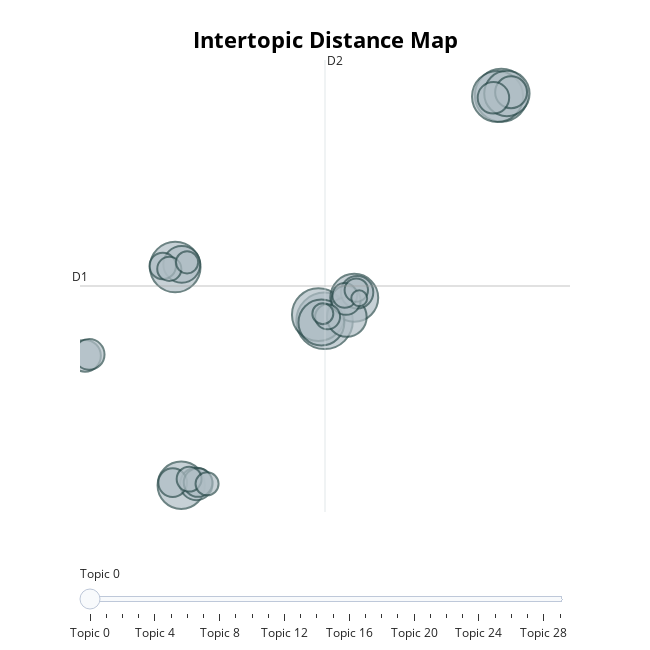

Notebook code cell kept with this figure:
### Code cell
topic_model_kmeans.visualize_barchart(top_n_topics=30)
topic_model_kmeans.visualize_topics()

### Figure 1 — Plotly figure (JSON) as saved in the notebook; plotly's stock layout.template omitted (floating-point values rounded to 4 significant figures)
{"data": [{"customdata": [[0, "01 | dukung | pilih | buzzer | coblos", 2415], [1, "anies | baswedan | rasyid | imin | cak", 2115], [2, "01 | dukung | pasang | buzzer | banget", 2107], [3, "anies | baswedan | imin | cak | rasyid", 1970], [4, "01 | dukung | orang | teman | pasang", 1934], [5, "01 | orang | dukung | pilih | pasang", 1735], [6, "presiden | pilih | anies | calon | wakil", 1689], [7, "01 | line | dukung | grup | ya", 1592], [8, "cak | imin | anies | banget | lucu", 1551], [9, "menang | survei | 01 | gara | sukses", 1192], [10, "kampanye | kerja | 01 | data | makan", 1023], [11, "presiden | calon | wakil | pilih | legislatif", 798], [12, "twitter | media | kritik | sosial | korea", 794], [13, "cak | imin | kayak | anies | suara", 767], [14, "debat | calon | 01 | strategi | presiden", 761], [15, "indonesia | anies | baswedan | makmur | adil", 749], [16, "debat | cak | imin | presiden | calon", 711], [17, "kayak | 01 | model | dukung | orang", 640], [18, "politik | demokrasi | partai | demokrat | anies", 622], [19, "presiden | calon | wakil | 01 | pilih", 620], [20, "agama | islam | 01 | muslim | imam", 529], [21, "fakta | jalan | 01 | visi | misi", 470], [22, "politik | identitas | 01 | polisi | calon", 468], [23, "suara | mungut | 01 | coblos | voter", 462], [24, "indonesia | republik | amin | 01 | ubah", 438], [25, "video | film | videotron | organik | 01", 415], [26, "demokrasi | partai | demokrat | juang | nasional", 401], [27, "program | berita | gratis | makan | 01", 371], [28, "fan | gas | intelek | 01 | galak", 332], [29, "pintar | orang | dukung | 01 | bodoh", 190]], "hovertemplate": "<b>Topic %{customdata[0]}</b><br>%{customdata[1]}<br>Size: %{customdata[2]}", "legendgroup": "", "marker": {"color": "#B0BEC5", "line": {"color": "DarkSlateGrey", "width": 2}, "size": [2415, 2115, 2107, 1970, 1934, 1735, 1689, 1592, 1551, 1192, 1023, 798, 794, 767, 761, 749, 711, 640, 622, 620, 529, 470, 468, 462, 438, 415, 401, 371, 332, 190], "sizemode": "area", "sizeref": 1.509, "symbol": "circle"}, "mode": "markers", "name": "", "orientation": "v", "showlegend": false, "type": "scatter", "x": [6.962, 12.92, 6.754, 12.8, 1.924, 7.963, 2.126, 6.856, 13.11, 7.711, 2.144, 2.635, 8.059, 13.25, -1.12, 12.66, -0.9786, 7.684, 1.838, 2.695, 1.503, 7.064, 2.393, 7.642, 1.724, 8.032, 2.998, 2.324, 6.903, 8.131], "xaxis": "x", "y": [-1.481, 22.58, -0.8177, 22.46, 4.266, 0.9788, -19.02, -1.654, 22.77, -1.071, 4.547, -18.88, 1.573, 22.91, -5.208, 22.32, -5.067, 0.7115, -18.74, -18.73, 4.374, -1.054, -18.37, 1.237, 4.062, 1.8, -18.87, 4.764, -0.7124, 0.9239], "yaxis": "y"}], "layout": {"annotations": [{"showarrow": false, "text": "D1", "x": -1.288, "y": 2.237, "yshift": 10}, {"showarrow": false, "text": "D2", "x": 6.976, "xshift": 10, "y": 26.35}], "height": 650, "hoverlabel": {"bgcolor": "white", "font": {"family": "Rockwell", "size": 16}}, "legend": {"itemsizing": "constant", "tracegroupgap": 0}, "margin": {"t": 60}, "shapes": [{"line": {"color": "#CFD8DC", "width": 2}, "type": "line", "x0": 6.976, "x1": 6.976, "y0": -21.88, "y1": 26.35}, {"line": {"color": "#9E9E9E", "width": 2}, "type": "line", "x0": -1.288, "x1": 15.24, "y0": 2.237, "y1": 2.237}], "sliders": [{"active": 0, "pad": {"t": 50}, "steps": [{"args": [{"marker.color": [["red", "#B0BEC5", "#B0BEC5", "#B0BEC5", "#B0BEC5", "#B0BEC5", "#B0BEC5", "#B0BEC5", "#B0BEC5", "#B0BEC5", "#B0BEC5", "#B0BEC5", "#B0BEC5", "#B0BEC5", "#B0BEC5", "#B0BEC5", "#B0BEC5", "#B0BEC5", "#B0BEC5", "#B0BEC5", "#B0BEC5", "#B0BEC5", "#B0BEC5", "#B0BEC5", "#B0BEC5", "#B0BEC5", "#B0BEC5", "#B0BEC5", "#B0BEC5", "#B0BEC5"]]}], "label": "Topic 0", "method": "update"}, {"args": [{"marker.color": [["#B0BEC5", "red", "#B0BEC5", "#B0BEC5", "#B0BEC5", "#B0BEC5", "#B0BEC5", "#B0BEC5", "#B0BEC5", "#B0BEC5", "#B0BEC5", "#B0BEC5", "#B0BEC5", "#B0BEC5", "#B0BEC5", "#B0BEC5", "#B0BEC5", "#B0BEC5", "#B0BEC5", "#B0BEC5", "#B0BEC5", "#B0BEC5", "#B0BEC5", "#B0BEC5", "#B0BEC5", "#B0BEC5", "#B0BEC5", "#B0BEC5", "#B0BEC5", "#B0BEC5"]]}], "label": "Topic 1", "method": "update"}, {"args": [{"marker.color": [["#B0BEC5", "#B0BEC5", "red", "#B0BEC5", "#B0BEC5", "#B0BEC5", "#B0BEC5", "#B0BEC5", "#B0BEC5", "#B0BEC5", "#B0BEC5", "#B0BEC5", "#B0BEC5", "#B0BEC5", "#B0BEC5", "#B0BEC5", "#B0BEC5", "#B0BEC5", "#B0BEC5", "#B0BEC5", "#B0BEC5", "#B0BEC5", "#B0BEC5", "#B0BEC5", "#B0BEC5", "#B0BEC5", "#B0BEC5", "#B0BEC5", "#B0BEC5", "#B0BEC5"]]}], "label": "Topic 2", "method": "update"}, {"args": [{"marker.color": [["#B0BEC5", "#B0BEC5", "#B0BEC5", "red", "#B0BEC5", "#B0BEC5", "#B0BEC5", "#B0BEC5", "#B0BEC5", "#B0BEC5", "#B0BEC5", "#B0BEC5", "#B0BEC5", "#B0BEC5", "#B0BEC5", "#B0BEC5", "#B0BEC5", "#B0BEC5", "#B0BEC5", "#B0BEC5", "#B0BEC5", "#B0BEC5", "#B0BEC5", "#B0BEC5", "#B0BEC5", "#B0BEC5", "#B0BEC5", "#B0BEC5", "#B0BEC5", "#B0BEC5"]]}], "label": "Topic 3", "method": "update"}, {"args": [{"marker.color": [["#B0BEC5", "#B0BEC5", "#B0BEC5", "#B0BEC5", "red", "#B0BEC5", "#B0BEC5", "#B0BEC5", "#B0BEC5", "#B0BEC5", "#B0BEC5", "#B0BEC5", "#B0BEC5", "#B0BEC5", "#B0BEC5", "#B0BEC5", "#B0BEC5", "#B0BEC5", "#B0BEC5", "#B0BEC5", "#B0BEC5", "#B0BEC5", "#B0BEC5", "#B0BEC5", "#B0BEC5", "#B0BEC5", "#B0BEC5", "#B0BEC5", "#B0BEC5", "#B0BEC5"]]}], "label": "Topic 4", "method": "update"}, {"args": [{"marker.color": [["#B0BEC5", "#B0BEC5", "#B0BEC5", "#B0BEC5", "#B0BEC5", "red", "#B0BEC5", "#B0BEC5", "#B0BEC5", "#B0BEC5", "#B0BEC5", "#B0BEC5", "#B0BEC5", "#B0BEC5", "#B0BEC5", "#B0BEC5", "#B0BEC5", "#B0BEC5", "#B0BEC5", "#B0BEC5", "#B0BEC5", "#B0BEC5", "#B0BEC5", "#B0BEC5", "#B0BEC5", "#B0BEC5", "#B0BEC5", "#B0BEC5", "#B0BEC5", "#B0BEC5"]]}], "label": "Topic 5", "method": "update"}, {"args": [{"marker.color": [["#B0BEC5", "#B0BEC5", "#B0BEC5", "#B0BEC5", "#B0BEC5", "#B0BEC5", "red", "#B0BEC5", "#B0BEC5", "#B0BEC5", "#B0BEC5", "#B0BEC5", "#B0BEC5", "#B0BEC5", "#B0BEC5", "#B0BEC5", "#B0BEC5", "#B0BEC5", "#B0BEC5", "#B0BEC5", "#B0BEC5", "#B0BEC5", "#B0BEC5", "#B0BEC5", "#B0BEC5", "#B0BEC5", "#B0BEC5", "#B0BEC5", "#B0BEC5", "#B0BEC5"]]}], "label": "Topic 6", "method": "update"}, {"args": [{"marker.color": [["#B0BEC5", "#B0BEC5", "#B0BEC5", "#B0BEC5", "#B0BEC5", "#B0BEC5", "#B0BEC5", "red", "#B0BEC5", "#B0BEC5", "#B0BEC5", "#B0BEC5", "#B0BEC5", "#B0BEC5", "#B0BEC5", "#B0BEC5", "#B0BEC5", "#B0BEC5", "#B0BEC5", "#B0BEC5", "#B0BEC5", "#B0BEC5", "#B0BEC5", "#B0BEC5", "#B0BEC5", "#B0BEC5", "#B0BEC5", "#B0BEC5", "#B0BEC5", "#B0BEC5"]]}], "label": "Topic 7", "method": "update"}, {"args": [{"marker.color": [["#B0BEC5", "#B0BEC5", "#B0BEC5", "#B0BEC5", "#B0BEC5", "#B0BEC5", "#B0BEC5", "#B0BEC5", "red", "#B0BEC5", "#B0BEC5", "#B0BEC5", "#B0BEC5", "#B0BEC5", "#B0BEC5", "#B0BEC5", "#B0BEC5", "#B0BEC5", "#B0BEC5", "#B0BEC5", "#B0BEC5", "#B0BEC5", "#B0BEC5", "#B0BEC5", "#B0BEC5", "#B0BEC5", "#B0BEC5", "#B0BEC5", "#B0BEC5", "#B0BEC5"]]}], "label": "Topic 8", "method": "update"}, {"args": [{"marker.color": [["#B0BEC5", "#B0BEC5", "#B0BEC5", "#B0BEC5", "#B0BEC5", "#B0BEC5", "#B0BEC5", "#B0BEC5", "#B0BEC5", "red", "#B0BEC5", "#B0BEC5", "#B0BEC5", "#B0BEC5", "#B0BEC5", "#B0BEC5", "#B0BEC5", "#B0BEC5", "#B0BEC5", "#B0BEC5", "#B0BEC5", "#B0BEC5", "#B0BEC5", "#B0BEC5", "#B0BEC5", "#B0BEC5", "#B0BEC5", "#B0BEC5", "#B0BEC5", "#B0BEC5"]]}], "label": "Topic 9", "method": "update"}, {"args": [{"marker.color": [["#B0BEC5", "#B0BEC5", "#B0BEC5", "#B0BEC5", "#B0BEC5", "#B0BEC5", "#B0BEC5", "#B0BEC5", "#B0BEC5", "#B0BEC5", "red", "#B0BEC5", "#B0BEC5", "#B0BEC5", "#B0BEC5", "#B0BEC5", "#B0BEC5", "#B0BEC5", "#B0BEC5", "#B0BEC5", "#B0BEC5", "#B0BEC5", "#B0BEC5", "#B0BEC5", "#B0BEC5", "#B0BEC5", "#B0BEC5", "#B0BEC5", "#B0BEC5", "#B0BEC5"]]}], "label": "Topic 10", "method": "update"}, {"args": [{"marker.color": [["#B0BEC5", "#B0BEC5", "#B0BEC5", "#B0BEC5", "#B0BEC5", "#B0BEC5", "#B0BEC5", "#B0BEC5", "#B0BEC5", "#B0BEC5", "#B0BEC5", "red", "#B0BEC5", "#B0BEC5", "#B0BEC5", "#B0BEC5", "#B0BEC5", "#B0BEC5", "#B0BEC5", "#B0BEC5", "#B0BEC5", "#B0BEC5", "#B0BEC5", "#B0BEC5", "#B0BEC5", "#B0BEC5", "#B0BEC5", "#B0BEC5", "#B0BEC5", "#B0BEC5"]]}], "label": "Topic 11", "method": "update"}, {"args": [{"marker.color": [["#B0BEC5", "#B0BEC5", "#B0BEC5", "#B0BEC5", "#B0BEC5", "#B0BEC5", "#B0BEC5", "#B0BEC5", "#B0BEC5", "#B0BEC5", "#B0BEC5", "#B0BEC5", "red", "#B0BEC5", "#B0BEC5", "#B0BEC5", "#B0BEC5", "#B0BEC5", "#B0BEC5", "#B0BEC5", "#B0BEC5", "#B0BEC5", "#B0BEC5", "#B0BEC5", "#B0BEC5", "#B0BEC5", "#B0BEC5", "#B0BEC5", "#B0BEC5", "#B0BEC5"]]}], "label": "Topic 12", "method": "update"}, {"args": [{"marker.color": [["#B0BEC5", "#B0BEC5", "#B0BEC5", "#B0BEC5", "#B0BEC5", "#B0BEC5", "#B0BEC5", "#B0BEC5", "#B0BEC5", "#B0BEC5", "#B0BEC5", "#B0BEC5", "#B0BEC5", "red", "#B0BEC5", "#B0BEC5", "#B0BEC5", "#B0BEC5", "#B0BEC5", "#B0BEC5", "#B0BEC5", "#B0BEC5", "#B0BEC5", "#B0BEC5", "#B0BEC5", "#B0BEC5", "#B0BEC5", "#B0BEC5", "#B0BEC5", "#B0BEC5"]]}], "label": "Topic 13", "method": "update"}, {"args": [{"marker.color": [["#B0BEC5", "#B0BEC5", "#B0BEC5", "#B0BEC5", "#B0BEC5", "#B0BEC5", "#B0BEC5", "#B0BEC5", "#B0BEC5", "#B0BEC5", "#B0BEC5", "#B0BEC5", "#B0BEC5", "#B0BEC5", "red", "#B0BEC5", "#B0BEC5", "#B0BEC5", "#B0BEC5", "#B0BEC5", "#B0BEC5", "#B0BEC5", "#B0BEC5", "#B0BEC5", "#B0BEC5", "#B0BEC5", "#B0BEC5", "#B0BEC5", "#B0BEC5", "#B0BEC5"]]}], "label": "Topic 14", "method": "update"}, {"args": [{"marker.color": [["#B0BEC5", "#B0BEC5", "#B0BEC5", "#B0BEC5", "#B0BEC5", "#B0BEC5", "#B0BEC5", "#B0BEC5", "#B0BEC5", "#B0BEC5", "#B0BEC5", "#B0BEC5", "#B0BEC5", "#B0BEC5", "#B0BEC5", "red", "#B0BEC5", "#B0BEC5", "#B0BEC5", "#B0BEC5", "#B0BEC5", "#B0BEC5", "#B0BEC5", "#B0BEC5", "#B0BEC5", "#B0BEC5", "#B0BEC5", "#B0BEC5", "#B0BEC5", "#B0BEC5"]]}], "label": "Topic 15", "method": "update"}, {"args": [{"marker.color": [["#B0BEC5", "#B0BEC5", "#B0BEC5", "#B0BEC5", "#B0BEC5", "#B0BEC5", "#B0BEC5", "#B0BEC5", "#B0BEC5", "#B0BEC5", "#B0BEC5", "#B0BEC5", "#B0BEC5", "#B0BEC5", "#B0BEC5", "#B0BEC5", "red", "#B0BEC5", "#B0BEC5", "#B0BEC5", "#B0BEC5", "#B0BEC5", "#B0BEC5", "#B0BEC5", "#B0BEC5", "#B0BEC5", "#B0BEC5", "#B0BEC5", "#B0BEC5", "#B0BEC5"]]}], "label": "Topic 16", "method": "update"}, {"args": [{"marker.color": [["#B0BEC5", "#B0BEC5", "#B0BEC5", "#B0BEC5", "#B0BEC5", "#B0BEC5", "#B0BEC5", "#B0BEC5", "#B0BEC5", "#B0BEC5", "#B0BEC5", "#B0BEC5", "#B0BEC5", "#B0BEC5", "#B0BEC5", "#B0BEC5", "#B0BEC5", "red", "#B0BEC5", "#B0BEC5", "#B0BEC5", "#B0BEC5", "#B0BEC5", "#B0BEC5", "#B0BEC5", "#B0BEC5", "#B0BEC5", "#B0BEC5", "#B0BEC5", "#B0BEC5"]]}], "label": "Topic 17", "method": "update"}, {"args": [{"marker.color": [["#B0BEC5", "#B0BEC5", "#B0BEC5", "#B0BEC5", "#B0BEC5", "#B0BEC5", "#B0BEC5", "#B0BEC5", "#B0BEC5", "#B0BEC5", "#B0BEC5", "#B0BEC5", "#B0BEC5", "#B0BEC5", "#B0BEC5", "#B0BEC5", "#B0BEC5", "#B0BEC5", "red", "#B0BEC5", "#B0BEC5", "#B0BEC5", "#B0BEC5", "#B0BEC5", "#B0BEC5", "#B0BEC5", "#B0BEC5", "#B0BEC5", "#B0BEC5", "#B0BEC5"]]}], "label": "Topic 18", "method": "update"}, {"args": [{"marker.color": [["#B0BEC5", "#B0BEC5", "#B0BEC5", "#B0BEC5", "#B0BEC5", "#B0BEC5", "#B0BEC5", "#B0BEC5", "#B0BEC5", "#B0BEC5", "#B0BEC5", "#B0BEC5", "#B0BEC5", "#B0BEC5", "#B0BEC5", "#B0BEC5", "#B0BEC5", "#B0BEC5", "#B0BEC5", "red", "#B0BEC5", "#B0BEC5", "#B0BEC5", "#B0BEC5", "#B0BEC5", "#B0BEC5", "#B0BEC5", "#B0BEC5", "#B0BEC5", "#B0BEC5"]]}], "label": "Topic 19", "method": "update"}, {"args": [{"marker.color": [["#B0BEC5", "#B0BEC5", "#B0BEC5", "#B0BEC5", "#B0BEC5", "#B0BEC5", "#B0BEC5", "#B0BEC5", "#B0BEC5", "#B0BEC5", "#B0BEC5", "#B0BEC5", "#B0BEC5", "#B0BEC5", "#B0BEC5", "#B0BEC5", "#B0BEC5", "#B0BEC5", "#B0BEC5", "#B0BEC5", "red", "#B0BEC5", "#B0BEC5", "#B0BEC5", "#B0BEC5", "#B0BEC5", "#B0BEC5", "#B0BEC5", "#B0BEC5", "#B0BEC5"]]}], "label": "Topic 20", "method": "update"}, {"args": [{"marker.color": [["#B0BEC5", "#B0BEC5", "#B0BEC5", "#B0BEC5", "#B0BEC5", "#B0BEC5", "#B0BEC5", "#B0BEC5", "#B0BEC5", "#B0BEC5", "#B0BEC5", "#B0BEC5", "#B0BEC5", "#B0BEC5", "#B0BEC5", "#B0BEC5", "#B0BEC5", "#B0BEC5", "#B0BEC5", "#B0BEC5", "#B0BEC5", "red", "#B0BEC5", "#B0BEC5", "#B0BEC5", "#B0BEC5", "#B0BEC5", "#B0BEC5", "#B0BEC5", "#B0BEC5"]]}], "label": "Topic 21", "method": "update"}, {"args": [{"marker.color": [["#B0BEC5", "#B0BEC5", "#B0BEC5", "#B0BEC5", "#B0BEC5", "#B0BEC5", "#B0BEC5", "#B0BEC5", "#B0BEC5", "#B0BEC5", "#B0BEC5", "#B0BEC5", "#B0BEC5", "#B0BEC5", "#B0BEC5", "#B0BEC5", "#B0BEC5", "#B0BEC5", "#B0BEC5", "#B0BEC5", "#B0BEC5", "#B0BEC5", "red", "#B0BEC5", "#B0BEC5", "#B0BEC5", "#B0BEC5", "#B0BEC5", "#B0BEC5", "#B0BEC5"]]}], "label": "Topic 22", "method": "update"}, {"args": [{"marker.color": [["#B0BEC5", "#B0BEC5", "#B0BEC5", "#B0BEC5", "#B0BEC5", "#B0BEC5", "#B0BEC5", "#B0BEC5", "#B0BEC5", "#B0BEC5", "#B0BEC5", "#B0BEC5", "#B0BEC5", "#B0BEC5", "#B0BEC5", "#B0BEC5", "#B0BEC5", "#B0BEC5", "#B0BEC5", "#B0BEC5", "#B0BEC5", "#B0BEC5", "#B0BEC5", "red", "#B0BEC5", "#B0BEC5", "#B0BEC5", "#B0BEC5", "#B0BEC5", "#B0BEC5"]]}], "label": "Topic 23", "method": "update"}, {"args": [{"marker.color": [["#B0BEC5", "#B0BEC5", "#B0BEC5", "#B0BEC5", "#B0BEC5", "#B0BEC5", "#B0BEC5", "#B0BEC5", "#B0BEC5", "#B0BEC5", "#B0BEC5", "#B0BEC5", "#B0BEC5", "#B0BEC5", "#B0BEC5", "#B0BEC5", "#B0BEC5", "#B0BEC5", "#B0BEC5", "#B0BEC5", "#B0BEC5", "#B0BEC5", "#B0BEC5", "#B0BEC5", "red", "#B0BEC5", "#B0BEC5", "#B0BEC5", "#B0BEC5", "#B0BEC5"]]}], "label": "Topic 24", "method": "update"}, {"args": [{"marker.color": [["#B0BEC5", "#B0BEC5", "#B0BEC5", "#B0BEC5", "#B0BEC5", "#B0BEC5", "#B0BEC5", "#B0BEC5", "#B0BEC5", "#B0BEC5", "#B0BEC5", "#B0BEC5", "#B0BEC5", "#B0BEC5", "#B0BEC5", "#B0BEC5", "#B0BEC5", "#B0BEC5", "#B0BEC5", "#B0BEC5", "#B0BEC5", "#B0BEC5", "#B0BEC5", "#B0BEC5", "#B0BEC5", "red", "#B0BEC5", "#B0BEC5", "#B0BEC5", "#B0BEC5"]]}], "label": "Topic 25", "method": "update"}, {"args": [{"marker.color": [["#B0BEC5", "#B0BEC5", "#B0BEC5", "#B0BEC5", "#B0BEC5", "#B0BEC5", "#B0BEC5", "#B0BEC5", "#B0BEC5", "#B0BEC5", "#B0BEC5", "#B0BEC5", "#B0BEC5", "#B0BEC5", "#B0BEC5", "#B0BEC5", "#B0BEC5", "#B0BEC5", "#B0BEC5", "#B0BEC5", "#B0BEC5", "#B0BEC5", "#B0BEC5", "#B0BEC5", "#B0BEC5", "#B0BEC5", "red", "#B0BEC5", "#B0BEC5", "#B0BEC5"]]}], "label": "Topic 26", "method": "update"}, {"args": [{"marker.color": [["#B0BEC5", "#B0BEC5", "#B0BEC5", "#B0BEC5", "#B0BEC5", "#B0BEC5", "#B0BEC5", "#B0BEC5", "#B0BEC5", "#B0BEC5", "#B0BEC5", "#B0BEC5", "#B0BEC5", "#B0BEC5", "#B0BEC5", "#B0BEC5", "#B0BEC5", "#B0BEC5", "#B0BEC5", "#B0BEC5", "#B0BEC5", "#B0BEC5", "#B0BEC5", "#B0BEC5", "#B0BEC5", "#B0BEC5", "#B0BEC5", "red", "#B0BEC5", "#B0BEC5"]]}], "label": "Topic 27", "method": "update"}, {"args": [{"marker.color": [["#B0BEC5", "#B0BEC5", "#B0BEC5", "#B0BEC5", "#B0BEC5", "#B0BEC5", "#B0BEC5", "#B0BEC5", "#B0BEC5", "#B0BEC5", "#B0BEC5", "#B0BEC5", "#B0BEC5", "#B0BEC5", "#B0BEC5", "#B0BEC5", "#B0BEC5", "#B0BEC5", "#B0BEC5", "#B0BEC5", "#B0BEC5", "#B0BEC5", "#B0BEC5", "#B0BEC5", "#B0BEC5", "#B0BEC5", "#B0BEC5", "#B0BEC5", "red", "#B0BEC5"]]}], "label": "Topic 28", "method": "update"}, {"args": [{"marker.color": [["#B0BEC5", "#B0BEC5", "#B0BEC5", "#B0BEC5", "#B0BEC5", "#B0BEC5", "#B0BEC5", "#B0BEC5", "#B0BEC5", "#B0BEC5", "#B0BEC5", "#B0BEC5", "#B0BEC5", "#B0BEC5", "#B0BEC5", "#B0BEC5", "#B0BEC5", "#B0BEC5", "#B0BEC5", "#B0BEC5", "#B0BEC5", "#B0BEC5", "#B0BEC5", "#B0BEC5", "#B0BEC5", "#B0BEC5", "#B0BEC5", "#B0BEC5", "#B0BEC5", "red"]]}], "label": "Topic 29", "method": "update"}]}], "title": {"font": {"color": "Black", "size": 22}, "text": "<b>Intertopic Distance Map</b>", "x": 0.5, "xanchor": "center", "y": 0.95, "yanchor": "top"}, "width": 650, "xaxis": {"anchor": "y", "domain": [0, 1], "range": [-1.288, 15.24], "title": {"text": ""}, "visible": false}, "yaxis": {"anchor": "x", "domain": [0, 1], "range": [-21.88, 26.35], "title": {"text": ""}, "visible": false}}}
